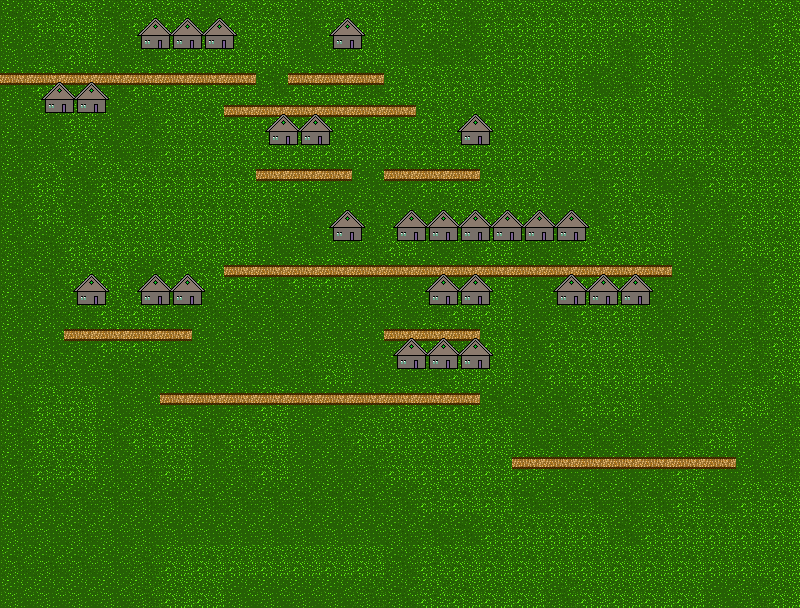

A level layout from a 2D game, rendered from its tile map. Below: a short description, then the map file with its tile-grid data intact:
An orthogonal 25x19 tile map with 32x32 px tiles, 3 tile layers (ground, road, houses), 4 tilesets.

<map version="1.0" tiledversion="1.0.3" orientation="orthogonal" renderorder="left-down" width="25" height="19" tilewidth="32" tileheight="32" nextobjectid="1">
 <tileset firstgid="1" name="grama" tilewidth="32" tileheight="32" tilecount="6" columns="3">
  <image source="../scenes/town/grama.png" trans="ff00ff" width="96" height="64" />
 </tileset>
 <tileset firstgid="7" name="Mansão Minos" tilewidth="50" tileheight="32" tilecount="1" columns="1">
  <image source="../scenes/town/Mansão Minos.png" trans="ff00ff" width="50" height="37" />
  <tile id="0">
   <properties>
    <property name="collides" type="bool" value="true" />
   </properties>
  </tile>
 </tileset>
 <tileset firstgid="8" name="Casa 1" tilewidth="50" tileheight="75" tilecount="1" columns="1">
  <image source="../scenes/town/Casa 1.png" trans="ff00ff" width="50" height="75" />
  <tile id="0">
   <properties>
    <property name="collides" type="bool" value="true" />
   </properties>
  </tile>
 </tileset>
 <tileset firstgid="9" name="Estrada de terra- caminho" tilewidth="32" tileheight="32" tilecount="1" columns="1">
  <image source="../scenes/town/Estrada de terra- caminho.png" trans="ff00ff" width="32" height="32" />
 </tileset>
 <layer name="ground" width="25" height="19">
  <data encoding="csv">
1,2,3,1,2,3,1,2,3,1,2,3,1,2,1,2,3,3,3,6,6,1,4,1,2,
4,5,6,4,1,2,3,3,3,4,5,6,4,1,1,2,3,6,6,5,6,4,4,1,2,
1,2,1,1,2,3,2,3,1,2,3,1,2,3,3,2,3,3,4,5,6,4,1,2,3,
4,1,2,4,5,6,3,3,3,3,3,3,3,3,2,3,3,3,3,3,3,3,1,2,3,
1,1,2,4,5,6,6,6,6,6,6,6,6,3,3,6,6,6,6,6,6,6,3,2,3,
1,2,1,2,3,3,6,3,6,6,4,4,5,6,3,3,2,4,5,6,4,5,6,3,3,
1,2,1,2,3,6,3,6,6,1,4,5,4,5,6,3,3,4,1,2,3,4,5,6,6,
1,1,2,3,6,3,6,3,4,1,4,5,6,4,5,6,1,1,2,3,6,4,5,6,3,
1,1,2,3,1,2,3,3,1,2,3,5,1,4,5,6,1,1,2,3,5,4,4,5,6,
1,1,1,2,3,1,1,1,1,1,1,1,4,5,6,6,4,1,2,3,1,4,4,5,6,
4,4,1,2,3,4,4,1,4,4,4,4,5,6,5,6,1,2,3,6,4,1,4,5,6,
4,5,4,1,1,1,1,4,4,5,6,4,4,5,6,6,1,2,3,6,2,4,4,5,6,
1,2,3,4,4,4,4,5,6,4,4,5,6,2,3,1,1,1,2,3,1,4,5,6,5,
1,2,3,1,2,3,1,2,3,4,5,6,6,3,3,3,4,1,1,1,4,5,6,4,5,
1,2,3,4,5,6,4,5,6,4,4,5,6,6,6,6,3,4,4,4,5,6,4,4,5,
1,1,1,1,1,1,1,1,1,1,1,1,1,2,3,3,1,1,1,1,1,2,1,2,3,
4,4,1,4,4,4,4,4,4,4,4,4,1,1,1,2,3,3,3,1,2,3,3,3,6,
1,1,1,4,5,6,3,6,6,6,6,6,1,2,3,3,3,6,6,3,3,3,6,6,6,
4,4,4,4,5,6,6,4,4,4,4,5,1,2,3,6,6,5,6,6,6,6,4,5,6
</data>
 </layer>
 <layer name="road" width="25" height="19">
  <data encoding="csv">
0,0,0,0,0,0,0,0,0,0,0,0,0,0,0,0,0,0,0,0,0,0,0,0,0,
0,0,0,0,0,0,0,0,0,0,0,0,0,0,0,0,0,0,0,0,0,0,0,0,0,
2684354569,2684354569,2684354569,2684354569,2684354569,2684354569,2684354569,2684354569,0,2684354569,2684354569,2684354569,0,0,0,0,0,0,0,0,0,0,0,0,0,
0,0,0,0,0,0,0,2684354569,2684354569,2684354569,2684354569,2684354569,2684354569,0,0,0,0,0,0,0,0,0,0,0,0,
0,0,0,0,0,0,0,0,0,0,0,0,0,0,0,0,0,0,0,0,0,0,0,0,0,
0,0,0,0,0,0,0,0,2684354569,2684354569,2684354569,0,2684354569,2684354569,2684354569,0,0,0,0,0,0,0,0,0,0,
0,0,0,0,0,0,0,0,0,0,0,0,0,0,0,0,0,0,0,0,0,0,0,0,0,
0,0,0,0,0,0,0,0,0,0,0,0,0,0,0,0,0,0,0,0,0,0,0,0,0,
0,0,0,0,0,0,0,2684354569,2684354569,2684354569,2684354569,2684354569,2684354569,2684354569,2684354569,2684354569,2684354569,2684354569,2684354569,2684354569,2684354569,0,0,0,0,
0,0,0,0,0,0,0,0,0,0,0,0,0,0,0,0,0,0,0,0,0,0,0,0,0,
0,0,2684354569,2684354569,2684354569,2684354569,0,0,0,0,0,0,2684354569,2684354569,2684354569,0,0,0,0,0,0,0,0,0,0,
0,0,0,0,0,0,0,0,0,0,0,0,0,0,0,0,0,0,0,0,0,0,0,0,0,
0,0,0,0,0,2684354569,2684354569,2684354569,2684354569,2684354569,2684354569,2684354569,2684354569,2684354569,2684354569,0,0,0,0,0,0,0,0,0,0,
0,0,0,0,0,0,0,0,0,0,0,0,0,0,0,0,0,0,0,0,0,0,0,0,0,
0,0,0,0,0,0,0,0,0,0,0,0,0,0,0,0,2684354569,2684354569,2684354569,2684354569,2684354569,2684354569,2684354569,0,0,
0,0,0,0,0,0,0,0,0,0,0,0,0,0,0,0,0,0,0,0,0,0,0,0,0,
0,0,0,0,0,0,0,0,0,0,0,0,0,0,0,0,0,0,0,0,0,0,0,0,0,
0,0,0,0,0,0,0,0,0,0,0,0,0,0,0,0,0,0,0,0,0,0,0,0,0,
0,0,0,0,0,0,0,0,0,0,0,0,0,0,0,0,0,0,0,0,0,0,0,0,0
</data>
 </layer>
 <layer name="houses" width="25" height="19">
  <data encoding="csv">
0,0,0,0,0,0,0,0,0,0,0,0,0,0,0,0,0,0,0,0,0,0,0,0,0,
0,0,0,0,8,8,8,0,0,0,8,0,0,0,0,0,0,0,0,0,0,0,0,0,0,
0,0,0,0,0,0,0,0,0,0,0,0,0,0,0,0,0,0,0,0,0,0,0,0,0,
0,8,8,0,0,0,0,0,0,0,0,0,0,0,0,0,0,0,0,0,0,0,0,0,0,
0,0,0,0,0,0,0,0,8,8,0,0,0,0,8,0,0,0,0,0,0,0,0,0,0,
0,0,0,0,0,0,0,0,0,0,0,0,0,0,0,0,0,0,0,0,0,0,0,0,0,
0,0,0,0,0,0,0,0,0,0,0,0,0,0,0,0,0,0,0,0,0,0,0,0,0,
0,0,0,0,0,0,0,0,0,0,8,0,8,8,8,8,8,8,0,0,0,0,0,0,0,
0,0,0,0,0,0,0,0,0,0,0,0,0,0,0,0,0,0,0,0,0,0,0,0,0,
0,0,8,0,8,8,0,0,0,0,0,0,0,8,8,0,0,8,8,8,0,0,0,0,0,
0,0,0,0,0,0,0,0,0,0,0,0,0,0,0,0,0,0,0,0,0,0,0,0,0,
0,0,0,0,0,0,0,0,0,0,0,0,8,8,8,0,0,0,0,0,0,0,0,0,0,
0,0,0,0,0,0,0,0,0,0,0,0,0,0,0,0,0,0,0,0,0,0,0,0,0,
0,0,0,0,0,0,0,0,0,0,0,0,0,0,0,0,0,0,0,0,0,0,0,0,0,
0,0,0,0,0,0,0,0,0,0,0,0,0,0,0,0,0,0,0,0,0,0,0,0,0,
0,0,0,0,0,0,0,0,0,0,0,0,0,0,0,0,0,0,0,0,0,0,0,0,0,
0,0,0,0,0,0,0,0,0,0,0,0,0,0,0,0,0,0,0,0,0,0,0,0,0,
0,0,0,0,0,0,0,0,0,0,0,0,0,0,0,0,0,0,0,0,0,0,0,0,0,
0,0,0,0,0,0,0,0,0,0,0,0,0,0,0,0,0,0,0,0,0,0,0,0,0
</data>
 </layer>
</map>
